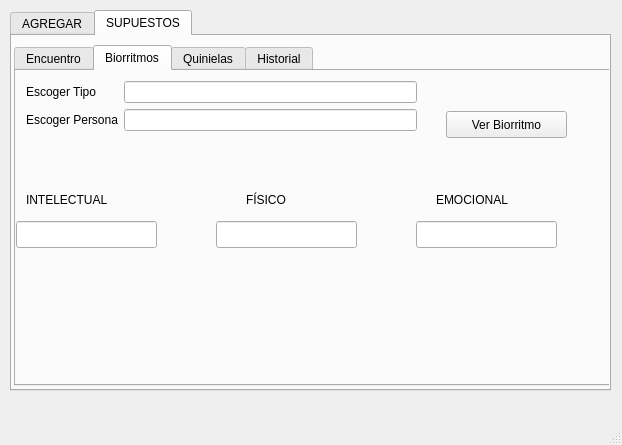
<?xml version="1.0" encoding="UTF-8"?>
<ui version="4.0">
 <class>Quinielas</class>
 <widget class="QMainWindow" name="Quinielas">
  <property name="geometry">
   <rect>
    <x>0</x>
    <y>0</y>
    <width>622</width>
    <height>445</height>
   </rect>
  </property>
  <property name="windowTitle">
   <string>MainWindow</string>
  </property>
  <widget class="QWidget" name="centralwidget">
   <widget class="QTabWidget" name="tabAgregarysupuestos">
    <property name="geometry">
     <rect>
      <x>10</x>
      <y>10</y>
      <width>601</width>
      <height>381</height>
     </rect>
    </property>
    <property name="currentIndex">
     <number>1</number>
    </property>
    <widget class="QWidget" name="Agregar">
     <attribute name="title">
      <string>AGREGAR</string>
     </attribute>
     <widget class="QTabWidget" name="tabAgregar">
      <property name="geometry">
       <rect>
        <x>10</x>
        <y>10</y>
        <width>541</width>
        <height>331</height>
       </rect>
      </property>
      <property name="currentIndex">
       <number>6</number>
      </property>
      <widget class="QWidget" name="Jugador">
       <attribute name="title">
        <string>Jugador</string>
       </attribute>
       <widget class="QWidget" name="formLayoutWidget_3">
        <property name="geometry">
         <rect>
          <x>9</x>
          <y>9</y>
          <width>331</width>
          <height>221</height>
         </rect>
        </property>
        <layout class="QFormLayout" name="formLayout_4">
         <property name="fieldGrowthPolicy">
          <enum>QFormLayout::AllNonFixedFieldsGrow</enum>
         </property>
         <item row="0" column="0">
          <widget class="QLabel" name="label">
           <property name="text">
            <string>ID</string>
           </property>
          </widget>
         </item>
         <item row="0" column="1">
          <widget class="QLineEdit" name="idjugador"/>
         </item>
         <item row="1" column="0">
          <widget class="QLabel" name="label_2">
           <property name="text">
            <string>Nombre</string>
           </property>
          </widget>
         </item>
         <item row="1" column="1">
          <widget class="QLineEdit" name="nombrejugador"/>
         </item>
         <item row="2" column="0">
          <widget class="QLabel" name="label_3">
           <property name="text">
            <string>Apellido</string>
           </property>
          </widget>
         </item>
         <item row="2" column="1">
          <widget class="QLineEdit" name="apellidojugador"/>
         </item>
         <item row="3" column="0">
          <widget class="QLabel" name="label_4">
           <property name="text">
            <string>Edad</string>
           </property>
          </widget>
         </item>
         <item row="3" column="1">
          <widget class="QLineEdit" name="edadjugador"/>
         </item>
         <item row="4" column="0">
          <widget class="QLabel" name="label_5">
           <property name="text">
            <string>Posicion</string>
           </property>
          </widget>
         </item>
         <item row="4" column="1">
          <widget class="QLineEdit" name="posicionjugador"/>
         </item>
         <item row="5" column="0">
          <widget class="QLabel" name="label_31">
           <property name="text">
            <string>Peso</string>
           </property>
          </widget>
         </item>
         <item row="5" column="1">
          <widget class="QLineEdit" name="pesojugador"/>
         </item>
        </layout>
       </widget>
       <widget class="QPushButton" name="btnAgregarJugador">
        <property name="geometry">
         <rect>
          <x>370</x>
          <y>20</y>
          <width>131</width>
          <height>27</height>
         </rect>
        </property>
        <property name="text">
         <string>Agregar Jugador</string>
        </property>
       </widget>
       <widget class="QPushButton" name="btneliminarjugador">
        <property name="geometry">
         <rect>
          <x>360</x>
          <y>130</y>
          <width>131</width>
          <height>27</height>
         </rect>
        </property>
        <property name="text">
         <string>Eliminar Jugador</string>
        </property>
       </widget>
       <widget class="QPushButton" name="btnmodificarjugador">
        <property name="geometry">
         <rect>
          <x>360</x>
          <y>80</y>
          <width>141</width>
          <height>27</height>
         </rect>
        </property>
        <property name="text">
         <string>Modificar Jugador</string>
        </property>
       </widget>
      </widget>
      <widget class="QWidget" name="Entrenador">
       <attribute name="title">
        <string>Entrenador</string>
       </attribute>
       <widget class="QWidget" name="formLayoutWidget">
        <property name="geometry">
         <rect>
          <x>10</x>
          <y>10</y>
          <width>341</width>
          <height>201</height>
         </rect>
        </property>
        <layout class="QFormLayout" name="formLayout_2">
         <property name="fieldGrowthPolicy">
          <enum>QFormLayout::AllNonFixedFieldsGrow</enum>
         </property>
         <item row="0" column="0">
          <widget class="QLabel" name="label_6">
           <property name="text">
            <string>ID</string>
           </property>
          </widget>
         </item>
         <item row="0" column="1">
          <widget class="QLineEdit" name="identrenador"/>
         </item>
         <item row="1" column="0">
          <widget class="QLabel" name="label_7">
           <property name="text">
            <string>Nombre</string>
           </property>
          </widget>
         </item>
         <item row="1" column="1">
          <widget class="QLineEdit" name="nombreentrenador"/>
         </item>
         <item row="2" column="0">
          <widget class="QLabel" name="label_8">
           <property name="text">
            <string>Apellido</string>
           </property>
          </widget>
         </item>
         <item row="2" column="1">
          <widget class="QLineEdit" name="apellidoentrenador"/>
         </item>
         <item row="3" column="0">
          <widget class="QLabel" name="label_9">
           <property name="text">
            <string>Edad</string>
           </property>
          </widget>
         </item>
         <item row="3" column="1">
          <widget class="QLineEdit" name="edadentrenador"/>
         </item>
         <item row="4" column="0">
          <widget class="QLabel" name="label_32">
           <property name="text">
            <string>Peso</string>
           </property>
          </widget>
         </item>
         <item row="4" column="1">
          <widget class="QLineEdit" name="pesoentrenador"/>
         </item>
        </layout>
       </widget>
       <widget class="QPushButton" name="btnAgregarEntrenador">
        <property name="geometry">
         <rect>
          <x>360</x>
          <y>20</y>
          <width>161</width>
          <height>27</height>
         </rect>
        </property>
        <property name="text">
         <string>Agregar Entrenador</string>
        </property>
       </widget>
       <widget class="QPushButton" name="btneliminarentrenador">
        <property name="geometry">
         <rect>
          <x>370</x>
          <y>150</y>
          <width>151</width>
          <height>27</height>
         </rect>
        </property>
        <property name="text">
         <string>Eliminar Entrenador</string>
        </property>
       </widget>
       <widget class="QPushButton" name="btnmodificarentrenador">
        <property name="geometry">
         <rect>
          <x>360</x>
          <y>90</y>
          <width>161</width>
          <height>27</height>
         </rect>
        </property>
        <property name="text">
         <string>Modificar Entrenador</string>
        </property>
       </widget>
      </widget>
      <widget class="QWidget" name="Arbitro">
       <attribute name="title">
        <string>Arbitro</string>
       </attribute>
       <widget class="QWidget" name="formLayoutWidget_2">
        <property name="geometry">
         <rect>
          <x>10</x>
          <y>10</y>
          <width>341</width>
          <height>211</height>
         </rect>
        </property>
        <layout class="QFormLayout" name="formLayout_3">
         <item row="1" column="0">
          <widget class="QLabel" name="label_11">
           <property name="text">
            <string>Nombre</string>
           </property>
          </widget>
         </item>
         <item row="2" column="0">
          <widget class="QLabel" name="label_12">
           <property name="text">
            <string>Apellido</string>
           </property>
          </widget>
         </item>
         <item row="3" column="0">
          <widget class="QLabel" name="label_13">
           <property name="text">
            <string>Edad</string>
           </property>
          </widget>
         </item>
         <item row="0" column="0">
          <widget class="QLabel" name="label_10">
           <property name="text">
            <string>ID</string>
           </property>
          </widget>
         </item>
         <item row="0" column="1">
          <widget class="QLineEdit" name="idarbitro"/>
         </item>
         <item row="1" column="1">
          <widget class="QLineEdit" name="nombrearbitro"/>
         </item>
         <item row="2" column="1">
          <widget class="QLineEdit" name="apellidoarbitro"/>
         </item>
         <item row="3" column="1">
          <widget class="QLineEdit" name="edadarbitro"/>
         </item>
         <item row="4" column="0">
          <widget class="QLabel" name="label_33">
           <property name="text">
            <string>Peso</string>
           </property>
          </widget>
         </item>
         <item row="4" column="1">
          <widget class="QLineEdit" name="pesoarbitro"/>
         </item>
         <item row="5" column="0">
          <widget class="QLabel" name="label_41">
           <property name="text">
            <string>Posicion</string>
           </property>
          </widget>
         </item>
         <item row="5" column="1">
          <widget class="QLineEdit" name="posicionarbitro"/>
         </item>
        </layout>
       </widget>
       <widget class="QPushButton" name="btnAgregarArbitro">
        <property name="geometry">
         <rect>
          <x>370</x>
          <y>20</y>
          <width>141</width>
          <height>27</height>
         </rect>
        </property>
        <property name="text">
         <string>Agregar Arbitro</string>
        </property>
       </widget>
       <widget class="QPushButton" name="btneliminararbitro">
        <property name="geometry">
         <rect>
          <x>360</x>
          <y>150</y>
          <width>131</width>
          <height>27</height>
         </rect>
        </property>
        <property name="text">
         <string>Eliminar Arbitro</string>
        </property>
       </widget>
       <widget class="QPushButton" name="btnmodificararbitro">
        <property name="geometry">
         <rect>
          <x>370</x>
          <y>80</y>
          <width>131</width>
          <height>27</height>
         </rect>
        </property>
        <property name="text">
         <string>Modificar Arbitro</string>
        </property>
       </widget>
      </widget>
      <widget class="QWidget" name="Clubes">
       <attribute name="title">
        <string>Clubes</string>
       </attribute>
       <widget class="QWidget" name="formLayoutWidget_5">
        <property name="geometry">
         <rect>
          <x>20</x>
          <y>30</y>
          <width>411</width>
          <height>91</height>
         </rect>
        </property>
        <layout class="QFormLayout" name="formLayout">
         <property name="fieldGrowthPolicy">
          <enum>QFormLayout::AllNonFixedFieldsGrow</enum>
         </property>
         <item row="0" column="0">
          <widget class="QLabel" name="label_14">
           <property name="text">
            <string>ID Club</string>
           </property>
          </widget>
         </item>
         <item row="1" column="0">
          <widget class="QLabel" name="label_19">
           <property name="text">
            <string>Nombre del Club</string>
           </property>
          </widget>
         </item>
         <item row="1" column="1">
          <widget class="QLineEdit" name="nombreclub"/>
         </item>
         <item row="0" column="1">
          <widget class="QLineEdit" name="idclub"/>
         </item>
        </layout>
       </widget>
       <widget class="QPushButton" name="btnAgregarClub">
        <property name="geometry">
         <rect>
          <x>30</x>
          <y>140</y>
          <width>99</width>
          <height>27</height>
         </rect>
        </property>
        <property name="text">
         <string>Agregar Club</string>
        </property>
       </widget>
       <widget class="QPushButton" name="btneliminarclub">
        <property name="geometry">
         <rect>
          <x>30</x>
          <y>240</y>
          <width>99</width>
          <height>27</height>
         </rect>
        </property>
        <property name="text">
         <string>Eliminar Club</string>
        </property>
       </widget>
       <widget class="QPushButton" name="btnmodificarclub">
        <property name="geometry">
         <rect>
          <x>20</x>
          <y>190</y>
          <width>111</width>
          <height>27</height>
         </rect>
        </property>
        <property name="text">
         <string>Modificar Club</string>
        </property>
       </widget>
      </widget>
      <widget class="QWidget" name="Equipo">
       <attribute name="title">
        <string>Equipo</string>
       </attribute>
       <widget class="QWidget" name="formLayoutWidget_4">
        <property name="geometry">
         <rect>
          <x>9</x>
          <y>9</y>
          <width>391</width>
          <height>211</height>
         </rect>
        </property>
        <layout class="QFormLayout" name="formLayout_5">
         <property name="fieldGrowthPolicy">
          <enum>QFormLayout::AllNonFixedFieldsGrow</enum>
         </property>
         <item row="0" column="0">
          <widget class="QLabel" name="label_15">
           <property name="text">
            <string>ID</string>
           </property>
          </widget>
         </item>
         <item row="1" column="0">
          <widget class="QLabel" name="label_16">
           <property name="text">
            <string>Nombre del Equipo</string>
           </property>
          </widget>
         </item>
         <item row="2" column="0">
          <widget class="QLabel" name="label_17">
           <property name="text">
            <string>Jugadores</string>
           </property>
          </widget>
         </item>
         <item row="3" column="0">
          <widget class="QLabel" name="label_18">
           <property name="text">
            <string>Entrenador</string>
           </property>
          </widget>
         </item>
         <item row="0" column="1">
          <widget class="QLineEdit" name="idequipo"/>
         </item>
         <item row="1" column="1">
          <widget class="QLineEdit" name="nombreequipo"/>
         </item>
         <item row="4" column="0">
          <widget class="QLabel" name="label_20">
           <property name="text">
            <string>Club</string>
           </property>
          </widget>
         </item>
         <item row="3" column="1">
          <widget class="QLineEdit" name="txtEquipoEntrenador"/>
         </item>
         <item row="2" column="1">
          <widget class="QLineEdit" name="txtEquipoJugadores"/>
         </item>
         <item row="4" column="1">
          <widget class="QLineEdit" name="txtEquipoClub"/>
         </item>
        </layout>
       </widget>
       <widget class="QPushButton" name="btnAgregarEquipo">
        <property name="geometry">
         <rect>
          <x>40</x>
          <y>230</y>
          <width>151</width>
          <height>27</height>
         </rect>
        </property>
        <property name="text">
         <string>Agregar Equipo</string>
        </property>
       </widget>
       <widget class="QPushButton" name="btneliminarequipo">
        <property name="geometry">
         <rect>
          <x>220</x>
          <y>230</y>
          <width>131</width>
          <height>27</height>
         </rect>
        </property>
        <property name="text">
         <string>Eliminar Equipo</string>
        </property>
       </widget>
       <widget class="QPushButton" name="btnmodificarequipo">
        <property name="geometry">
         <rect>
          <x>380</x>
          <y>230</y>
          <width>131</width>
          <height>27</height>
         </rect>
        </property>
        <property name="text">
         <string>Modificar Equipo</string>
        </property>
       </widget>
      </widget>
      <widget class="QWidget" name="Temporada">
       <attribute name="title">
        <string>Temporada</string>
       </attribute>
       <widget class="QWidget" name="formLayoutWidget_8">
        <property name="geometry">
         <rect>
          <x>10</x>
          <y>10</y>
          <width>361</width>
          <height>121</height>
         </rect>
        </property>
        <layout class="QFormLayout" name="formLayout_7">
         <property name="fieldGrowthPolicy">
          <enum>QFormLayout::AllNonFixedFieldsGrow</enum>
         </property>
         <item row="0" column="0">
          <widget class="QLabel" name="label_21">
           <property name="text">
            <string>Inicio de la Temporada</string>
           </property>
          </widget>
         </item>
         <item row="0" column="1">
          <widget class="QDateEdit" name="iniciotemporada">
           <property name="date">
            <date>
             <year>2018</year>
             <month>11</month>
             <day>22</day>
            </date>
           </property>
          </widget>
         </item>
         <item row="1" column="0">
          <widget class="QLabel" name="label_22">
           <property name="text">
            <string>Final de la Temporada</string>
           </property>
          </widget>
         </item>
         <item row="1" column="1">
          <widget class="QDateEdit" name="finaltemporada">
           <property name="date">
            <date>
             <year>2018</year>
             <month>11</month>
             <day>22</day>
            </date>
           </property>
          </widget>
         </item>
         <item row="2" column="1">
          <widget class="QLineEdit" name="idtemporada"/>
         </item>
        </layout>
       </widget>
       <widget class="QPushButton" name="btnAgregarTemporada">
        <property name="geometry">
         <rect>
          <x>40</x>
          <y>170</y>
          <width>171</width>
          <height>27</height>
         </rect>
        </property>
        <property name="text">
         <string>Agregar Temporada</string>
        </property>
       </widget>
       <widget class="QLabel" name="label_28">
        <property name="geometry">
         <rect>
          <x>10</x>
          <y>80</y>
          <width>149</width>
          <height>27</height>
         </rect>
        </property>
        <property name="text">
         <string>ID Temporada</string>
        </property>
       </widget>
      </widget>
      <widget class="QWidget" name="Jornadas">
       <attribute name="title">
        <string>Jornadas</string>
       </attribute>
       <widget class="QWidget" name="formLayoutWidget_6">
        <property name="geometry">
         <rect>
          <x>0</x>
          <y>10</y>
          <width>361</width>
          <height>121</height>
         </rect>
        </property>
        <layout class="QFormLayout" name="formLayout_6">
         <property name="fieldGrowthPolicy">
          <enum>QFormLayout::AllNonFixedFieldsGrow</enum>
         </property>
         <item row="0" column="0">
          <widget class="QLabel" name="label_23">
           <property name="text">
            <string>ID JORNADA</string>
           </property>
          </widget>
         </item>
         <item row="0" column="1">
          <widget class="QLineEdit" name="idjornada"/>
         </item>
         <item row="1" column="0">
          <widget class="QLabel" name="label_24">
           <property name="text">
            <string>FECHA JORNADA</string>
           </property>
          </widget>
         </item>
         <item row="1" column="1">
          <widget class="QDateEdit" name="dateJornada">
           <property name="date">
            <date>
             <year>2018</year>
             <month>11</month>
             <day>22</day>
            </date>
           </property>
          </widget>
         </item>
        </layout>
       </widget>
       <widget class="QPushButton" name="btnAgregarJornada">
        <property name="geometry">
         <rect>
          <x>30</x>
          <y>150</y>
          <width>132</width>
          <height>27</height>
         </rect>
        </property>
        <property name="text">
         <string>Agregar Jornada</string>
        </property>
       </widget>
      </widget>
     </widget>
    </widget>
    <widget class="QWidget" name="Supuestos">
     <attribute name="title">
      <string>SUPUESTOS</string>
     </attribute>
     <widget class="QTabWidget" name="tabEventos">
      <property name="geometry">
       <rect>
        <x>2</x>
        <y>9</y>
        <width>601</width>
        <height>341</height>
       </rect>
      </property>
      <property name="currentIndex">
       <number>1</number>
      </property>
      <widget class="QWidget" name="Encuentro">
       <attribute name="title">
        <string>Encuentro</string>
       </attribute>
       <widget class="QLabel" name="label_25">
        <property name="geometry">
         <rect>
          <x>271</x>
          <y>50</y>
          <width>20</width>
          <height>20</height>
         </rect>
        </property>
        <property name="lineWidth">
         <number>7</number>
        </property>
        <property name="midLineWidth">
         <number>1</number>
        </property>
        <property name="text">
         <string>VS</string>
        </property>
       </widget>
       <widget class="QLabel" name="label_26">
        <property name="geometry">
         <rect>
          <x>60</x>
          <y>10</y>
          <width>68</width>
          <height>17</height>
         </rect>
        </property>
        <property name="text">
         <string>Equipo 1</string>
        </property>
       </widget>
       <widget class="QLabel" name="label_27">
        <property name="geometry">
         <rect>
          <x>440</x>
          <y>10</y>
          <width>68</width>
          <height>17</height>
         </rect>
        </property>
        <property name="text">
         <string>Equipo 2</string>
        </property>
       </widget>
       <widget class="QPushButton" name="btnAgregarEncuentro">
        <property name="geometry">
         <rect>
          <x>390</x>
          <y>120</y>
          <width>171</width>
          <height>27</height>
         </rect>
        </property>
        <property name="text">
         <string>Agregar Encuentro</string>
        </property>
       </widget>
       <widget class="QLabel" name="label_29">
        <property name="geometry">
         <rect>
          <x>30</x>
          <y>90</y>
          <width>131</width>
          <height>17</height>
         </rect>
        </property>
        <property name="text">
         <string>Tipo de Encuentro</string>
        </property>
       </widget>
       <widget class="QLineEdit" name="txtEncuentroE1">
        <property name="geometry">
         <rect>
          <x>10</x>
          <y>40</y>
          <width>181</width>
          <height>27</height>
         </rect>
        </property>
       </widget>
       <widget class="QLineEdit" name="txtEncuentroE2">
        <property name="geometry">
         <rect>
          <x>390</x>
          <y>40</y>
          <width>181</width>
          <height>27</height>
         </rect>
        </property>
       </widget>
       <widget class="QLineEdit" name="txtEncuentroEncuentro">
        <property name="geometry">
         <rect>
          <x>10</x>
          <y>120</y>
          <width>181</width>
          <height>27</height>
         </rect>
        </property>
       </widget>
      </widget>
      <widget class="QWidget" name="Biorritmos">
       <attribute name="title">
        <string>Biorritmos</string>
       </attribute>
       <widget class="QWidget" name="formLayoutWidget_7">
        <property name="geometry">
         <rect>
          <x>10</x>
          <y>10</y>
          <width>391</width>
          <height>81</height>
         </rect>
        </property>
        <layout class="QFormLayout" name="formLayout_8">
         <property name="fieldGrowthPolicy">
          <enum>QFormLayout::AllNonFixedFieldsGrow</enum>
         </property>
         <item row="0" column="0">
          <widget class="QLabel" name="label_30">
           <property name="text">
            <string>Escoger Tipo</string>
           </property>
          </widget>
         </item>
         <item row="1" column="0">
          <widget class="QLabel" name="label_34">
           <property name="text">
            <string>Escoger Persona</string>
           </property>
          </widget>
         </item>
         <item row="0" column="1">
          <widget class="QLineEdit" name="txtBiorritmoTipo"/>
         </item>
         <item row="1" column="1">
          <widget class="QLineEdit" name="txtBiorritmoPersona"/>
         </item>
        </layout>
       </widget>
       <widget class="QLabel" name="label_35">
        <property name="geometry">
         <rect>
          <x>10</x>
          <y>120</y>
          <width>101</width>
          <height>17</height>
         </rect>
        </property>
        <property name="text">
         <string>INTELECTUAL</string>
        </property>
       </widget>
       <widget class="QLabel" name="label_36">
        <property name="geometry">
         <rect>
          <x>230</x>
          <y>120</y>
          <width>101</width>
          <height>17</height>
         </rect>
        </property>
        <property name="text">
         <string>FÍSICO</string>
        </property>
       </widget>
       <widget class="QLabel" name="label_37">
        <property name="geometry">
         <rect>
          <x>420</x>
          <y>120</y>
          <width>101</width>
          <height>17</height>
         </rect>
        </property>
        <property name="text">
         <string>EMOCIONAL</string>
        </property>
       </widget>
       <widget class="QLineEdit" name="biorritmointelectual">
        <property name="geometry">
         <rect>
          <x>0</x>
          <y>150</y>
          <width>141</width>
          <height>27</height>
         </rect>
        </property>
       </widget>
       <widget class="QLineEdit" name="biorritmofisico">
        <property name="geometry">
         <rect>
          <x>200</x>
          <y>150</y>
          <width>141</width>
          <height>27</height>
         </rect>
        </property>
       </widget>
       <widget class="QLineEdit" name="biorritmoemocional">
        <property name="geometry">
         <rect>
          <x>400</x>
          <y>150</y>
          <width>141</width>
          <height>27</height>
         </rect>
        </property>
       </widget>
       <widget class="QPushButton" name="btnBiorritmo">
        <property name="geometry">
         <rect>
          <x>430</x>
          <y>40</y>
          <width>121</width>
          <height>27</height>
         </rect>
        </property>
        <property name="text">
         <string>Ver Biorritmo</string>
        </property>
       </widget>
      </widget>
      <widget class="QWidget" name="Quinielas">
       <attribute name="title">
        <string>Quinielas</string>
       </attribute>
       <widget class="QWidget" name="formLayoutWidget_9">
        <property name="geometry">
         <rect>
          <x>30</x>
          <y>30</y>
          <width>401</width>
          <height>111</height>
         </rect>
        </property>
        <layout class="QFormLayout" name="formLayout_9">
         <item row="0" column="0">
          <widget class="QLabel" name="label_38">
           <property name="text">
            <string>Temporada</string>
           </property>
          </widget>
         </item>
         <item row="1" column="0">
          <widget class="QLabel" name="label_39">
           <property name="text">
            <string>Jornada</string>
           </property>
          </widget>
         </item>
         <item row="2" column="0">
          <widget class="QLabel" name="label_40">
           <property name="text">
            <string>Encuentro</string>
           </property>
          </widget>
         </item>
         <item row="0" column="1">
          <widget class="QLineEdit" name="txtQuinierlas"/>
         </item>
         <item row="1" column="1">
          <widget class="QLineEdit" name="txtQuinielasJornada"/>
         </item>
         <item row="2" column="1">
          <widget class="QLineEdit" name="txtQuinielasEncuentro"/>
         </item>
        </layout>
       </widget>
       <widget class="QPushButton" name="btnhacerapuestas">
        <property name="geometry">
         <rect>
          <x>120</x>
          <y>180</y>
          <width>141</width>
          <height>27</height>
         </rect>
        </property>
        <property name="text">
         <string>Hacer Apuesta</string>
        </property>
       </widget>
      </widget>
      <widget class="QWidget" name="Historial">
       <attribute name="title">
        <string>Historial</string>
       </attribute>
       <widget class="QTableWidget" name="tablaestimulaciones">
        <property name="geometry">
         <rect>
          <x>30</x>
          <y>40</y>
          <width>256</width>
          <height>192</height>
         </rect>
        </property>
       </widget>
       <widget class="QTableWidget" name="tablaresultados">
        <property name="geometry">
         <rect>
          <x>320</x>
          <y>40</y>
          <width>256</width>
          <height>192</height>
         </rect>
        </property>
        <property name="columnCount">
         <number>3</number>
        </property>
        <column>
         <property name="text">
          <string>Equipo 1</string>
         </property>
        </column>
        <column>
         <property name="text">
          <string>Equipo 2</string>
         </property>
        </column>
        <column>
         <property name="text">
          <string>Resultado</string>
         </property>
        </column>
       </widget>
      </widget>
     </widget>
    </widget>
   </widget>
  </widget>
  <widget class="QMenuBar" name="menubar">
   <property name="geometry">
    <rect>
     <x>0</x>
     <y>0</y>
     <width>622</width>
     <height>25</height>
    </rect>
   </property>
  </widget>
  <widget class="QStatusBar" name="statusbar"/>
 </widget>
 <resources/>
 <connections/>
</ui>
